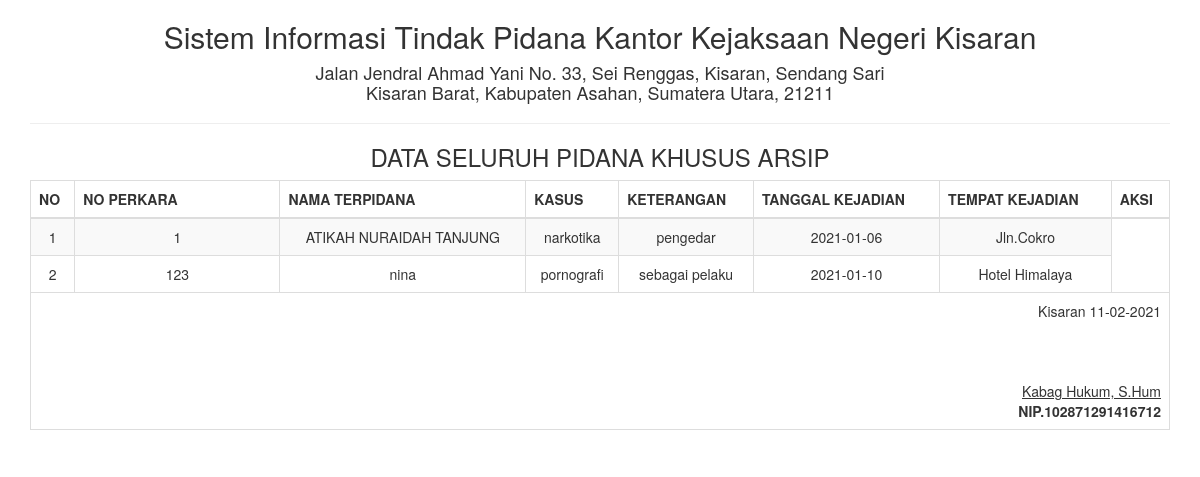
Screenshot of /report/pidanakhusus_semua.php with the database file from the repository.
### tables this page shows
CREATE TABLE IF NOT EXISTS `tbl_pidanakhusus` (
`id` int(5) NOT NULL,
  `nomor_pidana` int(50) NOT NULL,
  `nama` varchar(100) NOT NULL,
  `kasuss` varchar(100) NOT NULL,
  `ket` text NOT NULL,
  `tgl_kejadian` text NOT NULL,
  `tmpt_kejadian` varchar(100) NOT NULL
);

### report/pidanakhusus_semua.php (the view, shortened to what this page needs)
<!DOCTYPE html>
<html>
    <head>
        <link href="../Assets/css/bootstrap.min.css" rel="stylesheet" type="text/css"/>
    </head>
    <body onload="print()">
        <?php
        include '../config/koneksi.php';
        ?>
        <div class="container">
            <div class='row'>
                <div class="col-sm-12">
                    <div class="text-center">
                        <h2>Sistem Informasi Tindak Pidana Kantor Kejaksaan Negeri Kisaran </h2>
                        <h4>Jalan Jendral Ahmad Yani No. 33, Sei Renggas, Kisaran, Sendang Sari <br> Kisaran Barat, Kabupaten Asahan, Sumatera Utara, 21211</h4>
                        <hr>
                        <h3>DATA SELURUH PIDANA KHUSUS ARSIP</h3>
                        <table class="table table-bordered table-striped table-hover">
                        <tbody>
                                <thead>
								<tr>
									<th>NO</th><th width="18%">NO PERKARA</th><th>NAMA TERPIDANA</th><th>KASUS</th><th>KETERANGAN</th><th>TANGGAL KEJADIAN</th><th>TEMPAT KEJADIAN</th><th>AKSI</th>
								</tr>
								</thead>
							<tbody>
                            <?php
                            $sql = "SELECT * FROM tbl_pidanakhusus";
                            $query = mysqli_query($koneksi, $sql) or die("SQL Anda Salah");
                            $nomor = 0;
                            while ($data = mysqli_fetch_array($query)) {
                                $nomor++;
                                ?>
                                <tr>
                                    <td><?= $nomor ?></td>
                                    <td><?= $data['nomor_pidana'] ?></td>
									<td><?= $data['nama'] ?></td>
                                    <td><?= $data['kasuss'] ?></td>
                                    <td><?= $data['ket'] ?></td>
                                    <td><?= $data['tgl_kejadian'] ?></td>
                                    <td><?= $data['tmpt_kejadian'] ?></td>
                                </tr>
                            <?php } ?>
							</tbody>
                        </tbody>
                            <tfoot>
                                <tr>
                                    <td colspan="8" class="text-right">
                                        Kisaran  <?= date("d-m-Y") ?>
                                        <br><br><br><br>
                                        <u>Kabag Hukum, S.Hum<strong></u><br>
                                        NIP.102871291416712
									</td>
								</tr>
							</tfoot>
                        </table>
                    </div>
                </div>
            </div>
    </body>
</html>

### rows the page displays
tbl_pidanakhusus: nomor_pidana "1", nama "ATIKAH NURAIDAH TANJUNG", kasuss "narkotika", ket "pengedar", tgl_kejadian "2021-01-06", tmpt_kejadian "Jln.Cokro"
tbl_pidanakhusus: nomor_pidana "123", nama "nina", kasuss "pornografi", ket "sebagai pelaku", tgl_kejadian "2021-01-10", tmpt_kejadian "Hotel Himalaya"
